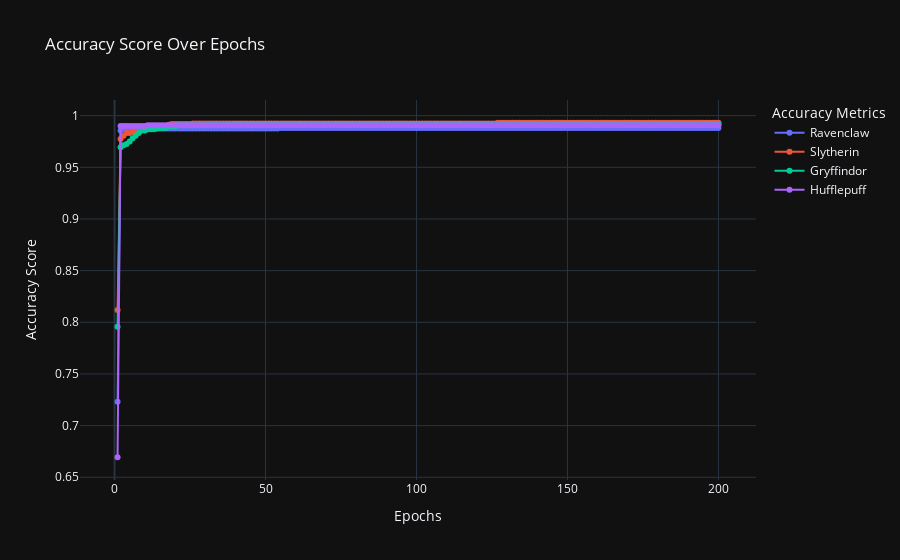

The notebook cell saved with this chart:
### Code cell
ret = plot_accuracy(model.train_accuracies)
ret

### Figure 1 — Plotly figure (JSON) as saved in the notebook; plotly's stock layout.template omitted (floating-point values rounded to 4 significant figures; data arrays with more than 128 entries replaced by an {"elided": "..."} marker saying what was removed)
{"data": [{"mode": "lines+markers", "name": "Ravenclaw", "type": "scatter", "x": {"elided": "200 int values"}, "y": {"elided": "200 float values"}}, {"mode": "lines+markers", "name": "Slytherin", "type": "scatter", "x": {"elided": "200 int values"}, "y": {"elided": "200 float values"}}, {"mode": "lines+markers", "name": "Gryffindor", "type": "scatter", "x": {"elided": "200 int values"}, "y": {"elided": "200 float values"}}, {"mode": "lines+markers", "name": "Hufflepuff", "type": "scatter", "x": {"elided": "200 int values"}, "y": {"elided": "200 float values"}}], "layout": {"legend": {"title": {"text": "Accuracy Metrics"}}, "title": {"text": "Accuracy Score Over Epochs"}, "xaxis": {"title": {"text": "Epochs"}}, "yaxis": {"title": {"text": "Accuracy Score"}}}}
